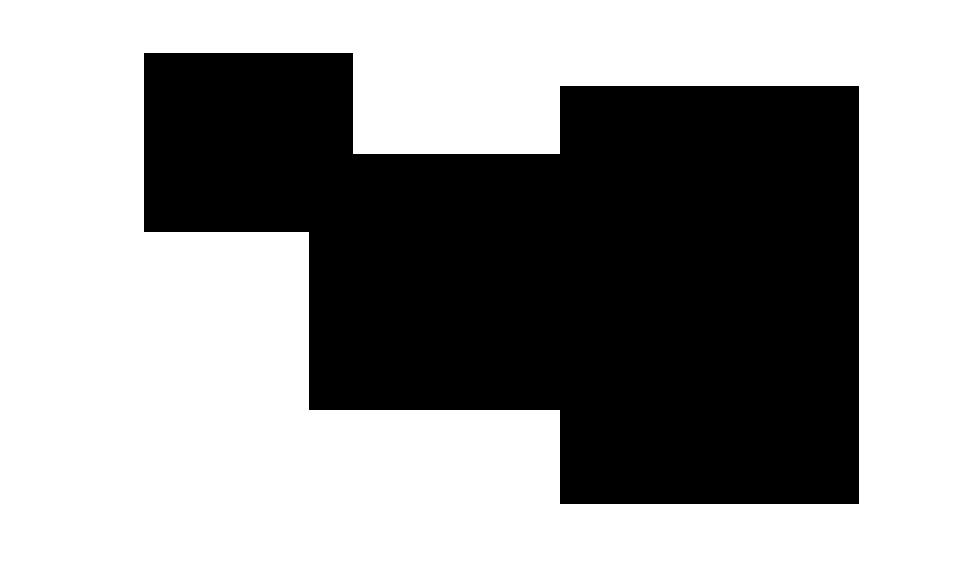
#> input picture Zadanie/stvorce.jpg, 976 x 578 px
$ python HoughTF.py
#> lines starting #> are read from the running program, lines starting #| are printed output that depends on the picture; after the words box and inside, x2 and y2 are one past the last pixel; in counts of white or black regions, pixels touching at a corner belong together
### Zadanie/acumulator.py
import numpy as np
import matplotlib.pyplot as plt


def vote_acumulator(img):

    height, width = img.shape  # velkost obrazka - vyska sirka
    thetas=np.deg2rad(np.arange(-90,90,1))
    diagonala=int(np.sqrt((height*height)+(width*width)))
    rhos=np.arange(-diagonala,diagonala,1)
    acc=np.zeros((len(rhos),len(thetas)),dtype=np.uint64)
    akumulator1=np.zeros((len(rhos),len(thetas)),dtype=np.uint64)
    indexy,indexx=np.nonzero(img)
    print(indexx,indexy)
    for i in range(len(indexy)):
        for j in range(len(thetas)):
            ro=int(diagonala+indexx[i]*np.cos(thetas[j])+indexy[i]*np.sin(thetas[j]))
            acc[ro, j]+=1


    return acc,rhos,thetas

### Zadanie/peaks.py
import numpy as np


def find_peaks(acc, peaks, okolie=5):
    indicies = []
    acc_copy = np.copy(acc)
    for i in range(peaks):
        idx = np.argmax(acc_copy)  # najdeme maxima
        acc_idx = np.unravel_index(idx, acc_copy.shape)  # vypluje mi index - kde sa nachadza
        indicies.append(acc_idx)
        # ak sa hodnota idx_x a idx_y nachadza velmi blizko ku zvolenej tak ju vyber
        idx_y, idx_x = acc_idx

        if (idx_x - (okolie / 2)) < 0:
            min_x = 0
        else:
            min_x = idx_x - (okolie / 2)
        if (idx_x + (okolie / 2) + 1) > acc.shape[1]:
            max_x = acc.shape[1]
        else:
            max_x = idx_x + (okolie / 2) + 1
        if (idx_y - (okolie / 2)) < 0:
            min_y = 0
        else:
            min_y = idx_y - (okolie / 2)
        if ((idx_y + (okolie / 2) + 1) > acc.shape[0]):
            max_y = acc.shape[0]
        else:
            max_y = idx_y + (okolie / 2) + 1

        for x in range(int(min_x), int(max_x)):
            for y in range(int(min_y), int(max_y)):
                acc_copy[y, x] = 0

                if (x == min_x or x == (max_x - 1)):
                    acc[y, x] = 255
                if (y == min_y or y == (max_y - 1)):
                    acc[y, x] = 255

    return indicies, acc

### Zadanie/HoughTF.py
import numpy as np
import cv2
import acumulator
import peaks


def draw_hl(img, indicies, rhos, thetas):
    for i in range(len(indicies)):
        rho = rhos[indicies[i][0]]
        theta = thetas[indicies[i][1]]
        a = np.cos(theta)
        b = np.sin(theta)
        x0 = a * rho
        y0 = b * rho
        x1 = int(x0 + 1000 * (-b))
        y1 = int(y0 + 1000 * (a))
        x2 = int(x0 - 1000 * (-b))
        y2 = int(y0 - 1000 * (a))
        cv2.line(img, (x1, y1), (x2, y2), (0, 255, 0), 2)


def main():
    img = cv2.imread('stvorce.jpg')
#> img is the input picture: shape (578, 976, 3); min 0, max 255, mean 154.1
    cv2.imshow("vstup", img)
    gray = cv2.cvtColor(img, cv2.COLOR_RGB2GRAY)
    blur = cv2.GaussianBlur(gray, (3, 3), 1)
    canny = cv2.Canny(blur, 100, 200)
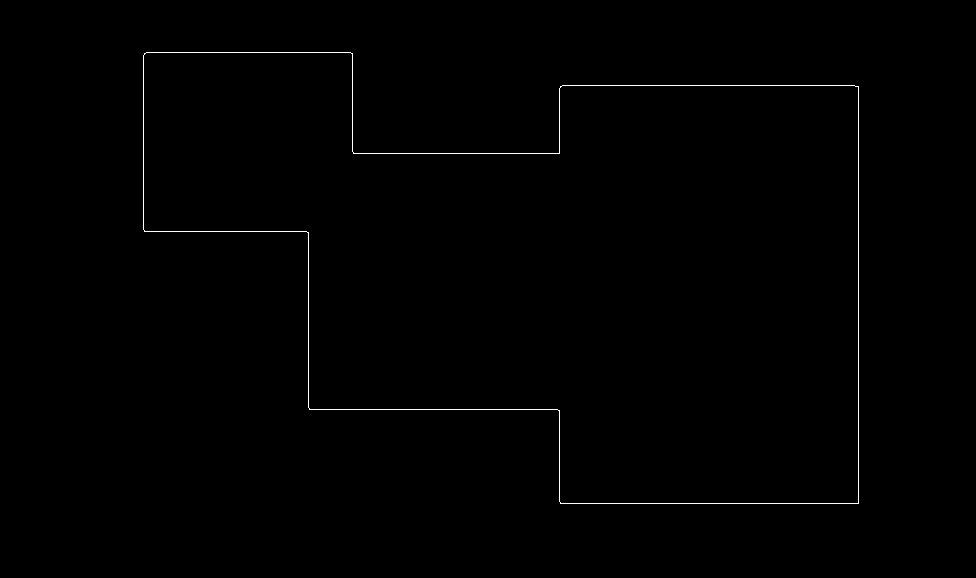
#> canny: shape (578, 976); 0.44% white in thin lines or dots, all inside (x1, y1, x2, y2) = (143, 52, 859, 504)
    cv2.imshow("canny", canny)

    cv2.waitKey(0)
    cv2.destroyAllWindows()

    acc, rhos, thetas = acumulator.vote_acumulator(canny)
#> in vote_acumulator, `indexy,indexx=np.nonzero(img)`: indexy = 2456 values from 52 to 503; indexx = 2456 values, max 858 at index 573, min 143 at index 211, mean 519.6
#> (printed output is left out)
#> after the loop in vote_acumulator, `for i in range(len(indexy)):`:
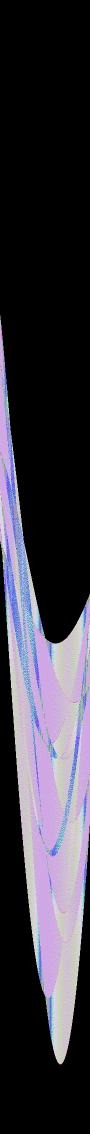
#> acc: shape (2268, 180) uint64 (shown at 1/2 size); 70 distinct labels, from 0 to 418; one colour per label, 0 black
#> rhos = 2268 values from -1134 to 1133; thetas = 180 values from -1.57 to 1.55
    indicies, acc = peaks.find_peaks(acc, 10, okolie=2)
#> the loop in find_peaks, `for i in range(peaks):` made 10 passes
#> (idx, idx_y, idx_x, max_x, min_y, max_y) on passes 1 to 10: (358650, 1992, 90, 92, 1991, 1994), (113580, 631, 0, 2, 630, 633), (188820, 1049, 0, 2, 1048, 1051), (130500, 725, 0, 2, 724, 727), (176580, 981, 0, 2, 980, 983), (194760, 1082, 0, 2, 1081, 1084), (259650, 1442, 90, 92, 1441, 1444), (229950, 1277, 90, 92, 1276, 1279), (162540, 903, 0, 2, 902, 905), (304830, 1693, 90, 92, 1692, 1695)
#> after the loop in find_peaks, `for i in range(peaks):`: acc: shape (2268, 180) uint64; 65 distinct labels, from 0 to 418
#> after the loop in find_peaks, `for i in range(peaks):`: acc_copy: shape (2268, 180) uint64; 60 distinct labels, from 0 to 100
#> after the loop in find_peaks, `for i in range(peaks):`: indicies = [(1992, 90), (631, 0), (1049, 0), (725, 0), (981, 0), (1082, 0), (1442, 90), (1277, 90), (903, 0), (1693, 90)]
    draw_hl(img, indicies, rhos, thetas)
#> the loop in draw_hl, `for i in range(len(indicies)):` made 10 passes
#> (rho, theta, a, b, x0, y0, x1, y1) on passes 1 to 10: (858, 0, 1, 0, 858, 0, 858, 1000), (-503, -1.57, 6.12e-17, -1, -3.08e-14, 503, 1000, 503), (-85, -1.57, 6.12e-17, -1, -5.2e-15, 85, 1000, 85), (-409, -1.57, 6.12e-17, -1, -2.5e-14, 409, 1000, 409), (-153, -1.57, 6.12e-17, -1, -9.37e-15, 153, 1000, 153), (-52, -1.57, 6.12e-17, -1, -3.18e-15, 52, 1000, 52), (308, 0, 1, 0, 308, 0, 308, 1000), (143, 0, 1, 0, 143, 0, 143, 1000), (-231, -1.57, 6.12e-17, -1, -1.41e-14, 231, 1000, 231), (559, 0, 1, 0, 559, 0, 559, 1000)
#> after the loop in draw_hl, `for i in range(len(indicies)):`:
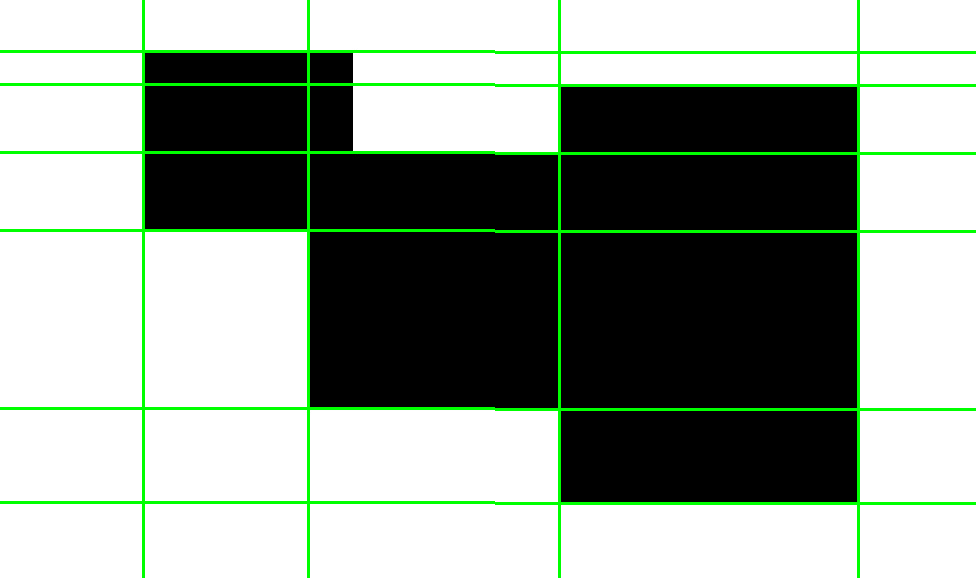
#> img: shape (578, 976, 3); mean B, G, R 147.4, 158.4, 147.4

    cv2.imshow("HT", img)
    if cv2.waitKey(0) & 0xFF == ord('q'):
#> (key q is pressed here)
        cv2.destroyAllWindows()


if __name__ == '__main__':
    main()

$ run again, with Zadanie/sach3.jpg copied over Zadanie/stvorce.jpg
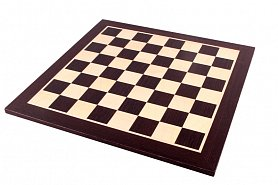
#> input picture Zadanie/sach3.jpg, 278 x 185 px
#> in main, img is the input picture: shape (185, 278, 3); mean B, G, R 182.5, 185.8, 196.6
#> canny: shape (185, 278); 6.6% white in thin lines or dots, all inside (x1, y1, x2, y2) = (4, 19, 255, 177)
#> indexy = 3415 values from 19 to 176; indexx = 3415 values, max 254 at index 658, min 4 at index 2506, mean 138.6
#> (printed output is left out)
#> in main, `acc, rhos, thetas = acumulator.vote_acumulator(canny)`: rhos = 666 values from -333 to 332; thetas = 180 values from -1.57 to 1.55
#> the loop in find_peaks, `for i in range(peaks):` made 10 passes
#> (idx, idx_y, idx_x, min_x, max_x, min_y, max_y) on passes 1 to 8: (40697, 226, 17, 16, 19, 225, 228), (43396, 241, 16, 15, 18, 240, 243), (46275, 257, 15, 14, 17, 256, 259), (48434, 269, 14, 13, 16, 268, 271), (74838, 415, 138, 137, 140, 414, 417), (50413, 280, 13, 12, 15, 279, 282), (106308, 590, 108, 107, 110, 589, 592), (54192, 301, 12, 11, 14, 300, 303)
#> after the loop in find_peaks, `for i in range(peaks):`:
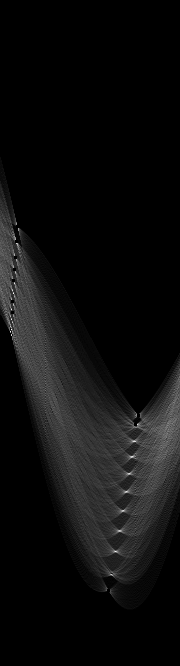
#> acc_copy: shape (666, 180) uint64; min 0, max 94, mean 5.1; drawn with min black and max white
#> after the loop in find_peaks, `for i in range(peaks):`: indicies = [(226, 17), (241, 16), (257, 15), (269, 14), (415, 138), (280, 13), (590, 108), (301, 12), (312, 12), (424, 135)]
#> the loop in draw_hl, `for i in range(len(indicies)):` made 10 passes
#> (rho, theta, a, b, x0, y0, x1, y1) on passes 1 to 8: (-107, -1.27, 0.292, -0.956, -31.28, 102.3, 925, 394), (-92, -1.29, 0.276, -0.961, -25.36, 88.44, 935, 364), (-76, -1.31, 0.259, -0.966, -19.67, 73.41, 946, 332), (-64, -1.33, 0.242, -0.97, -15.48, 62.1, 954, 304), (82, 0.838, 0.669, 0.743, 54.87, 60.94, -688, 730), (-53, -1.34, 0.225, -0.974, -11.92, 51.64, 962, 276), (257, 0.314, 0.951, 0.309, 244.4, 79.42, -64, 1030), (-32, -1.36, 0.208, -0.978, -6.65, 31.3, 971, 239)
#> after the loop in draw_hl, `for i in range(len(indicies)):`:
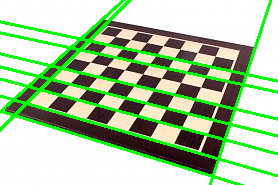
#> img: shape (185, 278, 3); mean B, G, R 160.7, 200.1, 172.3
